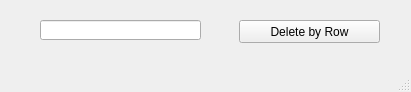
<?xml version="1.0" encoding="UTF-8"?>
<ui version="4.0">
 <class>MainWindow</class>
 <widget class="QMainWindow" name="MainWindow">
  <property name="geometry">
   <rect>
    <x>0</x>
    <y>0</y>
    <width>411</width>
    <height>92</height>
   </rect>
  </property>
  <property name="windowTitle">
   <string>MainWindow</string>
  </property>
  <widget class="QWidget" name="centralwidget">
   <widget class="QLineEdit" name="row_Name">
    <property name="geometry">
     <rect>
      <x>40</x>
      <y>20</y>
      <width>161</width>
      <height>20</height>
     </rect>
    </property>
   </widget>
   <widget class="QPushButton" name="Btn_Del_Row">
    <property name="geometry">
     <rect>
      <x>239</x>
      <y>20</y>
      <width>141</width>
      <height>23</height>
     </rect>
    </property>
    <property name="text">
     <string>Delete by Row</string>
    </property>
   </widget>
  </widget>
  <widget class="QMenuBar" name="menubar">
   <property name="geometry">
    <rect>
     <x>0</x>
     <y>0</y>
     <width>411</width>
     <height>21</height>
    </rect>
   </property>
  </widget>
  <widget class="QStatusBar" name="statusbar"/>
 </widget>
 <resources/>
 <connections/>
</ui>
